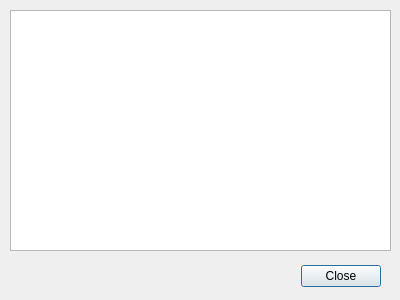
<?xml version="1.0" encoding="UTF-8"?>
<ui version="4.0">
 <class>ObbTree_RuleVisualisation</class>
 <widget class="QDialog" name="ObbTree_RuleVisualisation">
  <property name="geometry">
   <rect>
    <x>0</x>
    <y>0</y>
    <width>400</width>
    <height>300</height>
   </rect>
  </property>
  <property name="windowTitle">
   <string>Dialog</string>
  </property>
  <widget class="QDialogButtonBox" name="buttonBox">
   <property name="geometry">
    <rect>
     <x>40</x>
     <y>260</y>
     <width>341</width>
     <height>32</height>
    </rect>
   </property>
   <property name="orientation">
    <enum>Qt::Horizontal</enum>
   </property>
   <property name="standardButtons">
    <set>QDialogButtonBox::Close</set>
   </property>
   <property name="centerButtons">
    <bool>false</bool>
   </property>
  </widget>
  <widget class="QTextEdit" name="textEdit">
   <property name="geometry">
    <rect>
     <x>10</x>
     <y>10</y>
     <width>381</width>
     <height>241</height>
    </rect>
   </property>
   <property name="html">
    <string>&lt;!DOCTYPE HTML PUBLIC &quot;-//W3C//DTD HTML 4.0//EN&quot; &quot;http://www.w3.org/TR/REC-html40/strict.dtd&quot;&gt;
&lt;html&gt;&lt;head&gt;&lt;meta name=&quot;qrichtext&quot; content=&quot;1&quot; /&gt;&lt;style type=&quot;text/css&quot;&gt;
p, li { white-space: pre-wrap; }
&lt;/style&gt;&lt;/head&gt;&lt;body style=&quot; font-family:'MS Shell Dlg 2'; font-size:8.25pt; font-weight:400; font-style:normal;&quot;&gt;
&lt;p style=&quot;-qt-paragraph-type:empty; margin-top:0px; margin-bottom:0px; margin-left:0px; margin-right:0px; -qt-block-indent:0; text-indent:0px;&quot;&gt;&lt;br /&gt;&lt;/p&gt;&lt;/body&gt;&lt;/html&gt;</string>
   </property>
  </widget>
 </widget>
 <resources/>
 <connections>
  <connection>
   <sender>buttonBox</sender>
   <signal>accepted()</signal>
   <receiver>ObbTree_RuleVisualisation</receiver>
   <slot>accept()</slot>
   <hints>
    <hint type="sourcelabel">
     <x>248</x>
     <y>254</y>
    </hint>
    <hint type="destinationlabel">
     <x>157</x>
     <y>274</y>
    </hint>
   </hints>
  </connection>
  <connection>
   <sender>buttonBox</sender>
   <signal>rejected()</signal>
   <receiver>ObbTree_RuleVisualisation</receiver>
   <slot>reject()</slot>
   <hints>
    <hint type="sourcelabel">
     <x>316</x>
     <y>260</y>
    </hint>
    <hint type="destinationlabel">
     <x>286</x>
     <y>274</y>
    </hint>
   </hints>
  </connection>
 </connections>
</ui>
